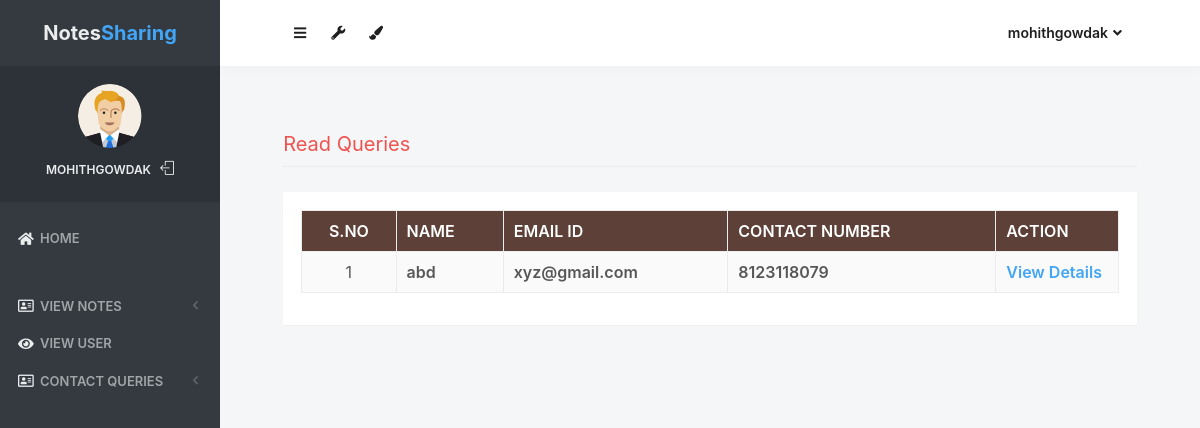
The app's page /read_queries (signed in) with its own data.
### notes/models.py (models this page shows, shortened)
class Contact(models.Model):
    fullname = models.CharField(max_length=100, null=True)
    email = models.CharField(max_length=50, null=True)
    mobile = models.CharField(max_length=15, null=True)
    subject = models.CharField(max_length=100, null=True)
    message = models.CharField(max_length=300, null=True)
    msgdate = models.DateField(null=True)
    isread = models.CharField(max_length=10,null=True)

### notes/views.py (the view)
# urls.py: path('read_queries', read_queries, name='read_queries'),
def read_queries(request):
    if not request.user.is_authenticated:
        return redirect('login_admin')
    contact = Contact.objects.filter(isread="yes")
    return render(request,'read_queries.html', locals())

### notes/templates/read_queries.html (shortened to what this page needs)
{% load static %}
<html lang="en" class="no-focus">
    <head>
        <link rel="stylesheet" href="{% static 'js/plugins/datatables/dataTables.bootstrap4.min.css' %}">
        <link rel="stylesheet" id="css-main" href="{% static 'css1/codebase.min.css' %}">
    </head>
    <body>
        <div id="page-container" class="sidebar-o sidebar-inverse side-scroll page-header-fixed main-content-narrow">
         {% include "sidebar.html" %}
            {% include "admin_nav.html" %}
            <main id="main-container">
                <div class="content">
                    <h2 class="content-heading text-danger">Read Queries</h2>
                    <div class="block">
                        <div class="block-content block-content-full">
                            <table class="table table-bordered table-striped table-vcenter js-dataTable-full-pagination">
                                <thead class="text-white" style="background-color : #5d4037;">
                                    <tr>
                                        <th class="text-center">S.No</th>
                                        <th class="d-none d-sm-table-cell">Name</th>
                                        <th class="d-none d-sm-table-cell">Email ID</th>
                                        <th class="d-none d-sm-table-cell">Contact Number</th>
                                        <th class="d-none d-sm-table-cell" style="width: 15%;">Action</th>
                                    </tr>
                                </thead>
                                {% for i in contact %}
                                <tbody>
                                    <tr>
                                        <td class="text-center">{{forloop.counter}}</td>
                                        <td class="font-w600">{{i.fullname}}</td>
                                        <td class="font-w600">{{i.email}}</td>
                                        <td class="font-w600">{{i.mobile}}</td>
                                        <td class="font-w600"><a href="{% url 'view_queries' i.id %}" class="text-primary">View Details</a></td>
                                    </tr>
                                        {% endfor %}
                                </tbody>
                            </table>
                        </div>
                    </div>
                </div>
            </main>
</div>
 <link rel="stylesheet" href="https://use.fontawesome.com/releases/v5.6.3/css/all.css">
    </body>
</html>

### notes/templates/sidebar.html (shortened to what this page needs)
{% load static %}
   <nav id="sidebar">
                <div id="sidebar-scroll">
                    <div class="sidebar-content">
                        <div class="content-header content-header-fullrow px-15">
                            <div class="content-header-section text-center align-parent sidebar-mini-hidden">
                                <div class="content-header-item">
                                    <a class="link-effect font-w700" href="{% url 'admin_home' %}">
                                           <span class="font-size-xl text-dual-primary-dark">Notes</span><span class="font-size-xl text-primary">Sharing</span>
                                    </a>
                                </div>
                            </div>
                        </div>
                        <div class="content-side content-side-full content-side-user px-10 align-parent">
                            <div class="sidebar-mini-hidden-b text-center">
                                <a class="img-link" href="be_pages_generic_profile.html">
                                    <img class="img-avatar" src="{% static 'img/avatars/user1.png' %}" alt="">
                                </a>
                                <ul class="list-inline mt-10">
                                    <li class="list-inline-item">
                                        <a class="link-effect text-dual-primary-dark font-size-xs font-w600 text-uppercase" href="{% url 'admin_home' %}">{{ request.user.username }}</a>
                                    </li>
                                    <li class="list-inline-item">
                                        <a class="link-effect text-dual-primary-dark" href="{% url 'logout' %}">
                                            <i class="si si-logout"></i>
                                        </a>
                                    </li>
                                </ul>
                            </div>
                        </div>
                        <div class="content-side content-side-full">
                            <ul class="nav-main">
                                <li class="open">
                                    <a href="{% url 'admin_home' %}"><i class="fas fa-home"></i><span class="sidebar-mini-hide">Home</span></a>
                                </li>
                                <li class="nav-main-heading"><span class="sidebar-mini-visible">UI</span></li>
                                <li>
                                    <a class="nav-submenu" data-toggle="nav-submenu"><i class="far fa-address-card"></i>View Notes</a>
                                </li>
                                <li>
                                    <a  href="{% url 'view_users' %}"><i class="fas fa-eye"></i><span class="sidebar-mini-hide">View User</span></a>
                                </li>
                                <li>
                                    <a class="nav-submenu" data-toggle="nav-submenu"><i class="far fa-address-card"></i>Contact Queries</a>
                                </li>
                           </ul>
                        </div>
                    </div>
                </div>
            </nav>

### notes/templates/admin_nav.html (shortened to what this page needs)
{% load static %}
            <header id="page-header">
                <div class="content-header">
                    <div class="content-header-section">
                        <button type="button" class="btn btn-circle btn-dual-secondary" data-toggle="layout" data-action="sidebar_toggle">
                            <i class="fa fa-navicon"></i>
                        </button>
                        <div class="btn-group" role="group">
                            <button type="button" class="btn btn-circle btn-dual-secondary" id="page-header-options-dropdown" data-toggle="dropdown" aria-haspopup="true" aria-expanded="false">
                                <i class="fa fa-wrench"></i>
                            </button>
                        </div>
                        <div class="btn-group" role="group">
                            <button type="button" class="btn btn-circle btn-dual-secondary" id="page-header-themes-dropdown" data-toggle="dropdown" aria-haspopup="true" aria-expanded="false">
                                <i class="fa fa-paint-brush"></i>
                            </button>
                        </div>
                    </div>
                    <div class="content-header-section">
                        <div class="btn-group" role="group">
                            <button type="button" class="btn btn-rounded btn-dual-secondary" id="page-header-user-dropdown" data-toggle="dropdown" aria-haspopup="true" aria-expanded="false">
                                {{ request.user.username}}<i class="fa fa-angle-down ml-5"></i>
                            </button>
                        </div>
                    </div>
                </div>
            </header>

### records on screen
Contact: fullname "abd", email "xyz@gmail.com", mobile "8123118079"

### other values on screen
{{ request.user.username }} "MOHITHGOWDAK"
{{ request.user.username }} "mohithgowdak"
